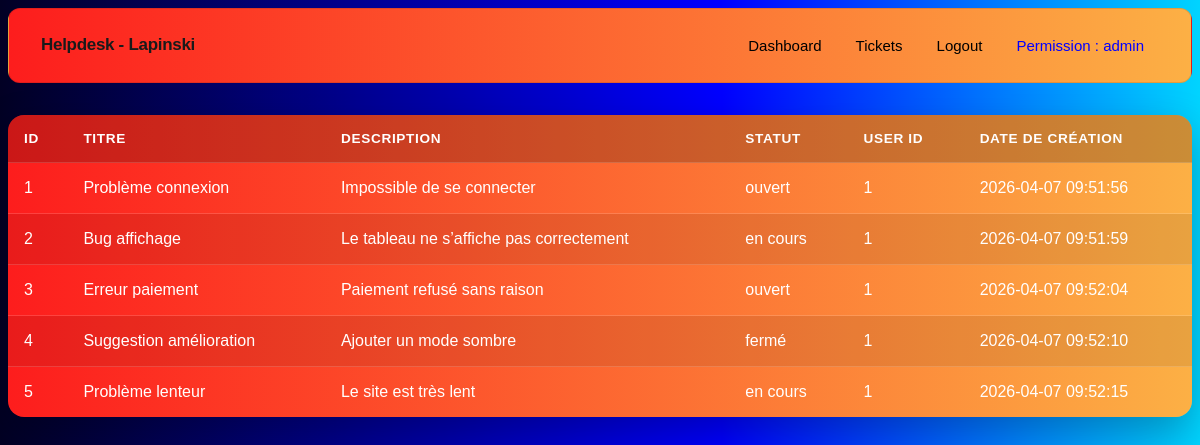
Before: /helpdesk_lapinski/ticket.php (signed in) with the older database file.
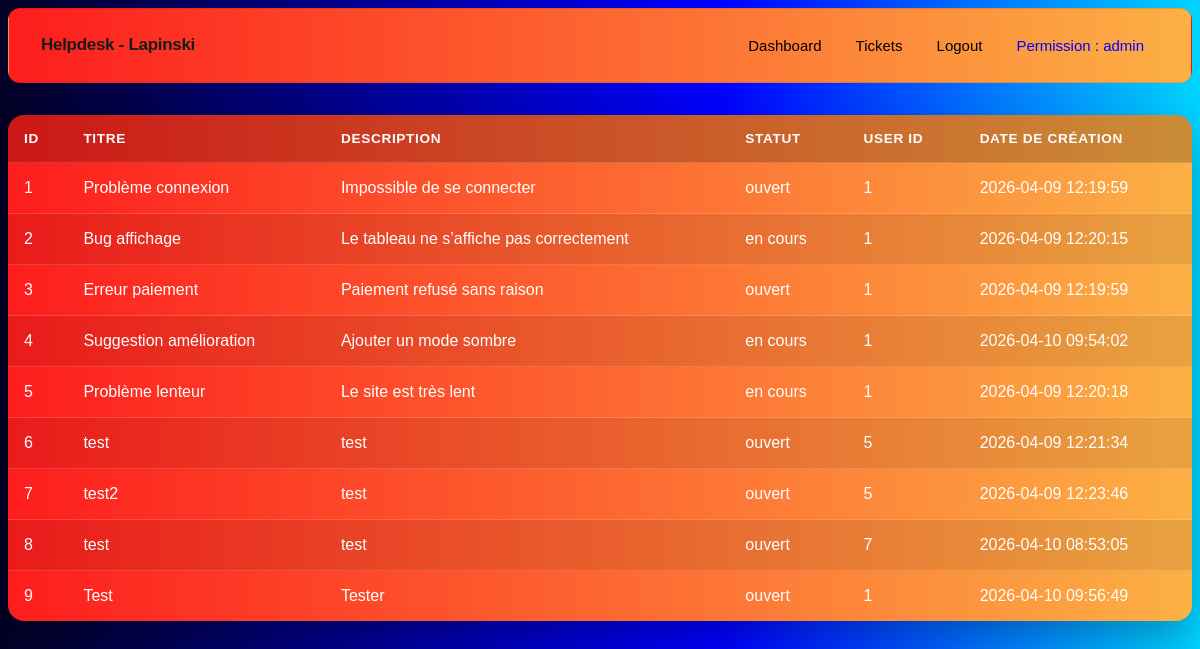
After: the same page with the newer database file.
### tables this page shows
CREATE TABLE `tickets` (
  `id` int(11) NOT NULL,
  `titre` varchar(255) NOT NULL,
  `description` text NOT NULL,
  `statut` enum('ouvert','en cours','fermé') NOT NULL,
  `user_id` int(11) NOT NULL,
  `created` timestamp NOT NULL DEFAULT current_timestamp() ON UPDATE current_timestamp()
);

### helpdesk_lapinski/ticket.php (the view, shortened to what this page needs)
<?php
require_once 'include/navbar.php';
require_once 'config/config.php';
$stmt = mysqli_query($link, "SELECT id, titre, description, statut, user_id, created FROM tickets");
$ticket = $stmt->fetch_all(MYSQLI_ASSOC);
?>
<!DOCTYPE html>
<html lang="fr">
<head>
    <link rel="stylesheet" href="css/ticket.css">
</head>
<body>
<div class="tickets-container">
  <table class="tickets-table">
    <thead>
      <tr>
        <th scope="col">ID</th>
        <th scope="col">Titre</th>
        <th scope="col">Description</th>
        <th scope="col">Statut</th>
        <th scope="col">User ID</th>
        <th scope="col">Date de création</th>
      </tr>
    </thead>
    <tbody>
      <?php foreach ($ticket as $ticket): ?>
      <tr>
        <td><?= htmlspecialchars($ticket['id']) ?></td>
        <td><?= htmlspecialchars($ticket['titre']) ?></td>
        <td><?= htmlspecialchars($ticket['description']) ?></td>
        <td><?= htmlspecialchars($ticket['statut']) ?></td>
        <td><?= htmlspecialchars($ticket['user_id']) ?></td>
        <td><?= htmlspecialchars($ticket['created']) ?></td>
      </tr>
      <?php endforeach; ?>
    </tbody>
  </table>
</div>
</body>
</html>

Changed rows visible on the page:
changed tickets "Problème connexion": created "2026-04-07 09:51:56" → "2026-04-09 12:19:59"
changed tickets "Bug affichage": created "2026-04-07 09:51:59" → "2026-04-09 12:20:15"
changed tickets "Erreur paiement": created "2026-04-07 09:52:04" → "2026-04-09 12:19:59"
changed tickets "Suggestion amélioration": statut "fermé" → "en cours"; created "2026-04-07 09:52:10" → "2026-04-10 09:54:02"
changed tickets "Problème lenteur": created "2026-04-07 09:52:15" → "2026-04-09 12:20:18"
added tickets: id "6", titre "test", description "test", statut "ouvert", user "5", created "2026-04-09 12:21:34"
added tickets: id "7", titre "test2", description "test", statut "ouvert", user "5", created "2026-04-09 12:23:46"
added tickets: id "8", titre "test", description "test", statut "ouvert", user "7", created "2026-04-10 08:53:05"
added tickets: id "9", titre "Test", description "Tester", statut "ouvert", user "1", created "2026-04-10 09:56:49"
